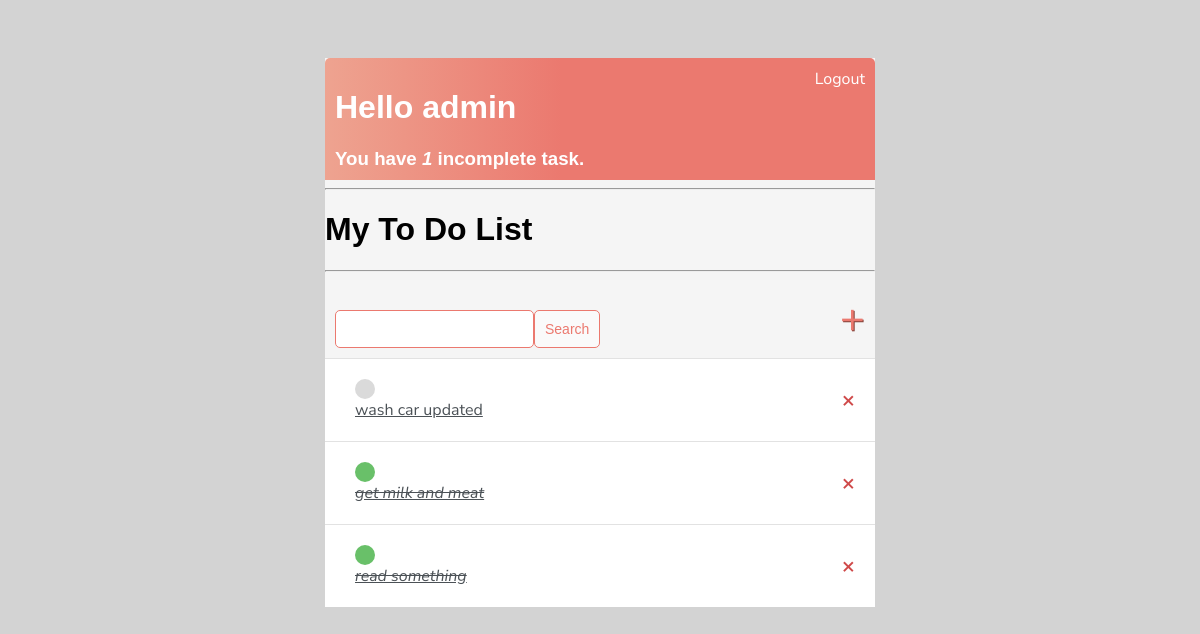
The app's page / (signed in), older data.
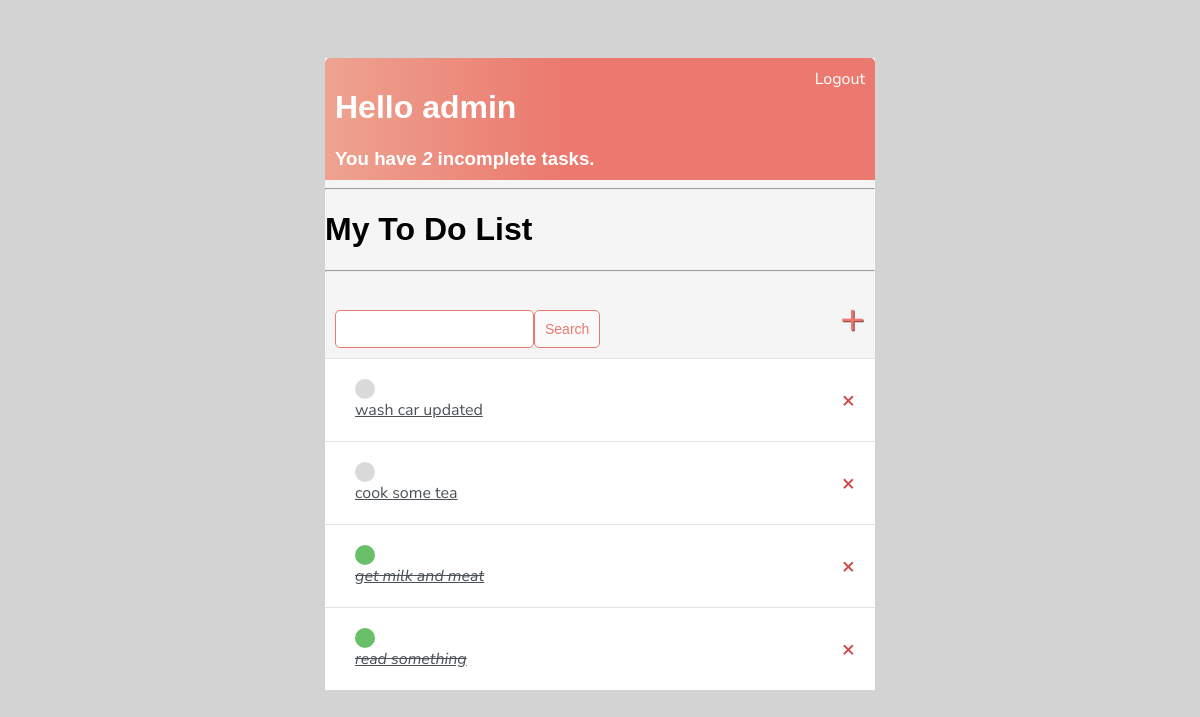
The same page, newer data.
### base/models.py (models this page shows)
class Task(models.Model):
    user = models.ForeignKey(
        User, on_delete=models.CASCADE, null=True,
         blank=True )
    title = models.CharField(max_length=200)
    description = models.TextField(null=True, blank=True)
    complete = models.BooleanField(default=False)
    created = models.DateTimeField(auto_now_add=True)
    def __str__(self):
        return self.title
    class Meta:
        ordering = ['complete']

### base/views.py (the view)
# urls.py: path('', TaskList.as_view(), name='tasks'),
class TaskList(LoginRequiredMixin, ListView):
    model = Task
    context_object_name = 'tasks'
    def get_context_data(self, **kwargs):
        context = super().get_context_data(**kwargs)
        context['tasks'] = context['tasks'].filter(user=self.request.user)
        context['count'] = context['tasks'].filter(complete=False).count()
        search_input = self.request.GET.get('search-area') or ''
        if search_input:
            context['tasks'] = context['tasks'].filter(
                title__icontains=search_input)
        context['search_input'] = search_input
        return context

### base/templates/base/task_list.html
{% extends 'base/main.html'%}
{%block content%}
<div class="header-bar">
    <div>
        <h1>Hello {{request.user}}</h1>
        <h3 style="margin:0">You have <i>{{count}}</i> incomplete task{{ count|pluralize:"s"}}.</h3>
    </div>
    {%if request.user.is_authenticated%}
    <a href="{%url 'logout'%}">Logout</a>
    {%else%}
    <a href="{%url 'login'%}">Login</a>
    {%endif%}
</div>
<hr>
<h1>My To Do List</h1>
<hr>
<div class="search-add-wrapper">
    <form action="get" style="margin-top: 20px; display:flex;">
        <input type="text" name="search-area" value="{{search_input}}">
        <input class="button" type="submit" value="Search">
    </form>
    <a class="add-link" href="{%url 'task-create'%}">&#x2b;</a>
</div>
 <div class="task-items-wrapper">
    {%for task in tasks%}
        <div class="task-wrapper">
            {%if task.complete%}
                <div class="task-title">
                    <div class="task-complete-icon"></div>
                    <i><s><a href="{%url 'task-update' task.id%}">{{task}}</a></s></i>
                </div>
                <a class="delete-link" href="{%url 'task-delete' task.id%}">&#215;</a>
            {%else%}
                <div class="task-title">
                    <div class="task-incomplete-icon"></div>
                    <a href="{%url 'task-update' task.id%}">{{task}}</a>
                </div>
                <a class="delete-link" href="{%url 'task-delete' task.id%}">&#215;</a>
            {%endif%}
        </div>
    {%empty%}
        <h3>No Items in List</h3>
    {%endfor%}
 </div>
{%endblock content%}

Row changes from the older to the newer data that the page shows:
added Task: title "cook some tea"
Text that changed along with them:
{{ count }}: "1" → "2"
